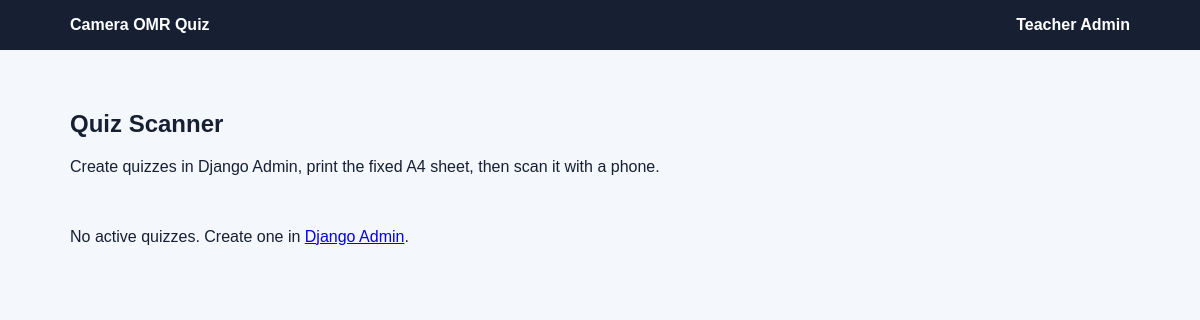
Before: / with the older database file.
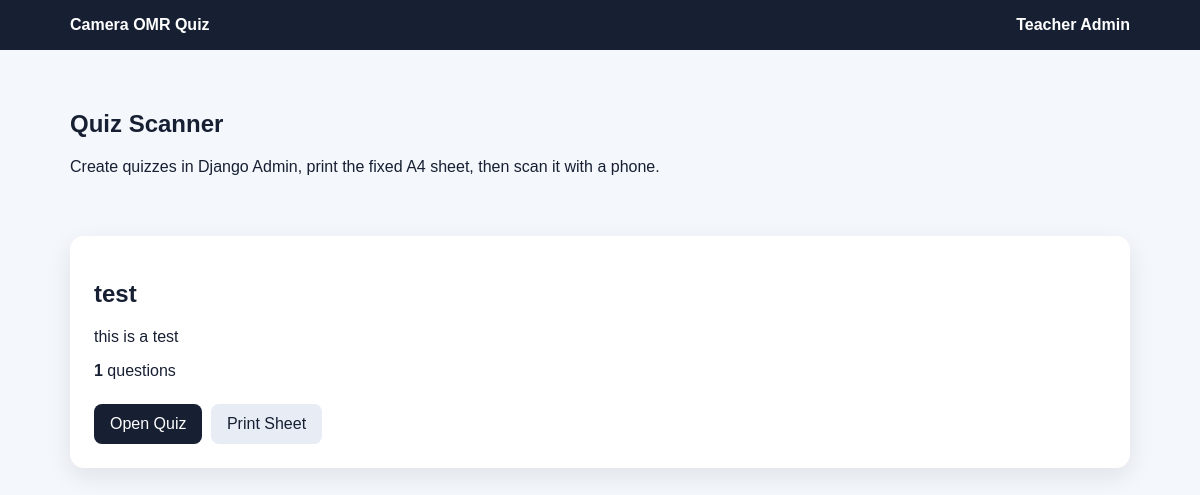
After: the same page with the newer database file.
### app/models.py (models this page shows, shortened)
class Quiz(models.Model):
    title = models.CharField(max_length=200)
    description = models.TextField(blank=True)
    instructions = models.TextField(blank=True)
    is_active = models.BooleanField(default=True)
    created_at = models.DateTimeField(auto_now_add=True)
    updated_at = models.DateTimeField(auto_now=True)
    class Meta:
        ordering = ["-created_at"]
    @property
    def total_questions(self): return self.questions.count()

### app/views.py (the view)
# urls.py: path("",views.home,name="home"),
def home(request):
    quizzes=Quiz.objects.filter(is_active=True).prefetch_related("questions")
    return render(request,"app/home.html",{"quizzes":quizzes})

### templates/app/home.html
{% extends "app/base.html" %}{% block content %}<section class="hero"><h1>Quiz Scanner</h1><p>Create quizzes in Django Admin, print the fixed A4 sheet, then scan it with a phone.</p></section><div class="cards">{% for quiz in quizzes %}<article class="card"><h2>{{ quiz.title }}</h2><p>{{ quiz.description }}</p><p><b>{{ quiz.total_questions }}</b> questions</p><a class="button" href="{% url 'app:quiz_detail' quiz.id %}">Open Quiz</a> <a class="button secondary" href="{% url 'app:print_sheet' quiz.id %}">Print Sheet</a></article>{% empty %}<p>No active quizzes. Create one in <a href="/admin/">Django Admin</a>.</p>{% endfor %}</div>{% endblock %}

### templates/app/base.html (shortened to what this page needs)
<!doctype html><html lang="en"><head><link rel="stylesheet" href="/static/app/css/style.css"></head><body><header><div class="container"><a class="brand" href="/">Camera OMR Quiz</a><a class="admin" href="/admin/">Teacher Admin</a></div></header><main class="container">{% block content %}{% endblock %}</main></body></html>

### static/app/css/style.css (style rules this page uses)
:root { font-family:Arial;color:#172033;background:#f4f7fb }
* { box-sizing:border-box }
body { margin:0 }
header { background:#172033;color:#fff;padding:16px 0 }
.container { max-width:1100px;margin:auto;padding:0 20px }
.brand,.admin { color:#fff;text-decoration:none;font-weight:bold }
.admin { float:right }
.hero { padding:40px 0 20px }
.cards { display:grid;grid-template-columns:repeat(auto-fit,minmax(280px,1fr));gap:20px }
.card { background:#fff;border-radius:14px;padding:24px;margin:24px 0;box-shadow:0 8px 24px #17203318 }
.button { display:inline-block;background:#172033;color:#fff;border:0;border-radius:8px;padding:11px 16px;text-decoration:none;cursor:pointer;margin:8px 4px 0 0 }
.secondary { background:#e8edf5;color:#172033 }

Changed rows visible on the page:
added Quiz: title "test", description "this is a test", total_questions "1"
Other visible differences:
text no longer shown: "No active quizzes. Create one in Django Admin ."
